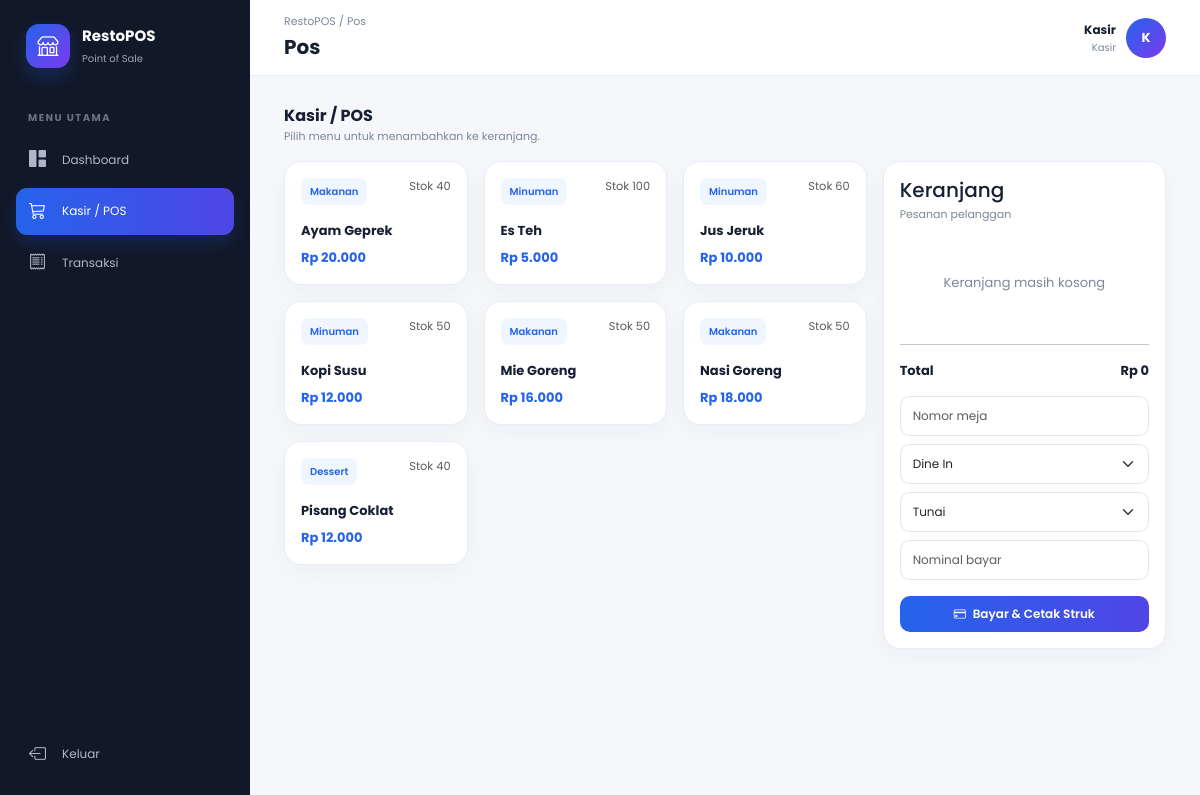
/pos.php (signed in), run on the app's committed database.
### tables this page shows
CREATE TABLE menus (
 id BIGINT UNSIGNED AUTO_INCREMENT PRIMARY KEY,
 category_id BIGINT UNSIGNED NOT NULL,
 name VARCHAR(100) NOT NULL,
 price INT NOT NULL DEFAULT 0,
 stock INT NOT NULL DEFAULT 0,
 image VARCHAR(255) NULL,
 FOREIGN KEY (category_id) REFERENCES categories(id) ON DELETE CASCADE
);

CREATE TABLE categories (
 id BIGINT UNSIGNED AUTO_INCREMENT PRIMARY KEY,
 name VARCHAR(100) NOT NULL
);

### config.php (called while the page is built, shortened)
<?php
function rupiah($n){ return 'Rp '.number_format((int)$n,0,',','.'); }

### pos.php (the view, shortened to what this page needs)
<?php require 'config.php'; role(['admin','kasir']); $menus=$conn->query("SELECT m.*,c.name category FROM menus m JOIN categories c ON c.id=m.category_id WHERE m.stock>0 ORDER BY m.name");include 'partials/header.php';?><div class="d-flex justify-content-between align-items-end mb-3"><div><div class="section-title">Kasir / POS</div><div class="sub">Pilih menu untuk menambahkan ke keranjang.</div></div></div><div class="row g-3"><div class="col-lg-8"><div class="row g-3"><?php while($m=$menus->fetch_assoc()):?><div class="col-sm-6 col-xl-4"><div class="cardx product p-3 h-100" onclick='addItem(<?=json_encode(["id"=>(int)$m["id"],"name"=>$m["name"],"price"=>(int)$m["price"],"stock"=>(int)$m["stock"]])?>)'><div class="d-flex justify-content-between"><span class="badge-soft"><?=$m['category']?></span><small class="text-muted">Stok <?=$m['stock']?></small></div><b class="d-block mt-3"><?=htmlspecialchars($m['name'])?></b><span class="price d-block mt-2"><?=rupiah($m['price'])?></span></div></div><?php endwhile;?></div></div><div class="col-lg-4"><div class="cardx p-3 sticky-lg-top" style="top:95px"><h5 class="mb-1">Keranjang</h5><div class="sub">Pesanan pelanggan</div><div id="cart" class="mt-3"></div><hr><div class="d-flex justify-content-between"><b>Total</b><b id="total"></b></div><input id="table" class="form-control mt-3" placeholder="Nomor meja"><select id="type" class="form-select mt-2"><option value="dine_in">Dine In</option></select><select id="payment" class="form-select mt-2"><option value="cash">Tunai</option></select><input id="pay" type="number" class="form-control mt-2" placeholder="Nominal bayar"><button class="btn btn-primary w-100 mt-3" onclick="checkout()"><i class="bi bi-credit-card me-1"></i> Bayar & Cetak Struk</button></div></div></div><?php include 'partials/footer.php';?>

### partials/header.php (style rules this page uses)
:root { --primary:#2563eb;--indigo:#4f46e5;--ink:#172033;--muted:#7b879d;--bg:#f5f7fb;--line:#e8edf5 }
* { box-sizing:border-box }
body { margin:0;background:var(--bg);color:var(--ink);font-family:Poppins,sans-serif;font-size:13px }
.cardx { background:#fff;border:1px solid var(--line);border-radius:17px;box-shadow:0 7px 22px #1e293b09 }
.form-control,.form-select { border-color:#e1e6ef;border-radius:10px;font-size:12px;padding:10px 12px }
.btn { border-radius:10px;font-size:12px;font-weight:600;padding:9px 13px }
.btn-primary { background:linear-gradient(90deg,var(--primary),var(--indigo));border:0 }
.badge-soft { background:#eff6ff;color:#2563eb;border-radius:8px;padding:6px 9px;font-size:10px;font-weight:600 }
.product { cursor:pointer;transition:.2s }
.price { color:var(--primary);font-weight:700 }
.section-title { font-weight:700;font-size:16px }
.sub { font-size:11px;color:var(--muted) }

### data on the page
menus: category.name "Makanan", stock "40", name "Ayam Geprek", price "Rp 20.000"
menus: category.name "Minuman", stock "100", name "Es Teh", price "Rp 5.000"
menus: category.name "Minuman", stock "60", name "Jus Jeruk", price "Rp 10.000"
menus: category.name "Minuman", stock "50", name "Kopi Susu", price "Rp 12.000"
menus: category.name "Makanan", stock "50", name "Mie Goreng", price "Rp 16.000"
menus: category.name "Makanan", stock "50", name "Nasi Goreng", price "Rp 18.000"
menus: category.name "Dessert", stock "40", name "Pisang Coklat", price "Rp 12.000"

### other printed values
pathinfo($page,PATHINFO_FILENAME) "Pos"
$name "Kasir"
$role "Kasir"
substr($name,0,1) "K"
